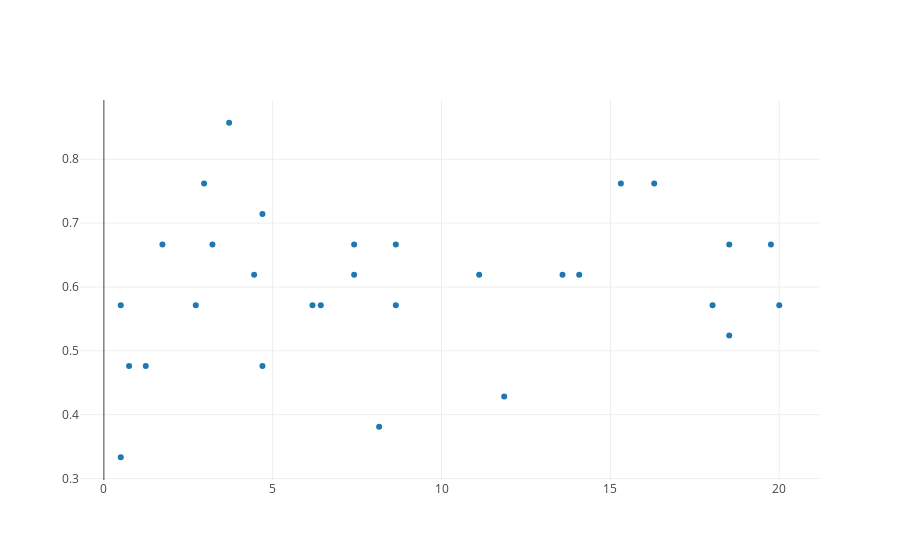
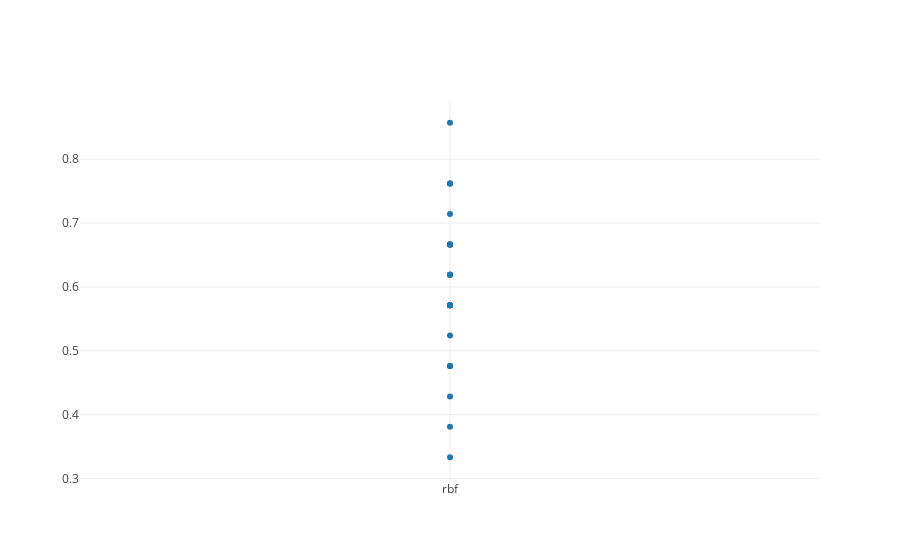
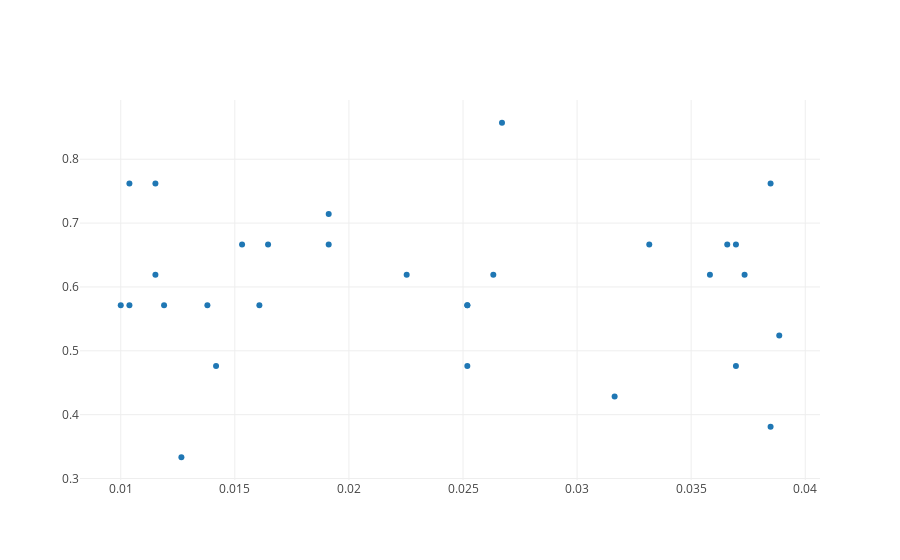
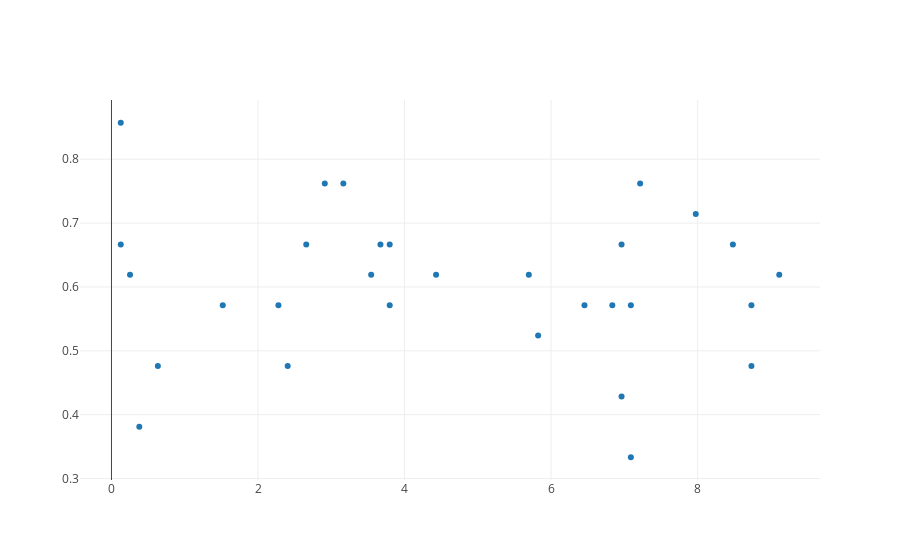

The cell these charts' notebook holds for them, in order:
### Code cell
for param in param_opt_dict:
    x = []
    y = []
    param_opt_list = param_opt_dict[param]
    for (xs, ys) in param_opt_list:
        x.append(xs)
        y.append(ys)

    print(param)

    py.iplot([go.Scatter(x=x, y=y, mode='markers')])
